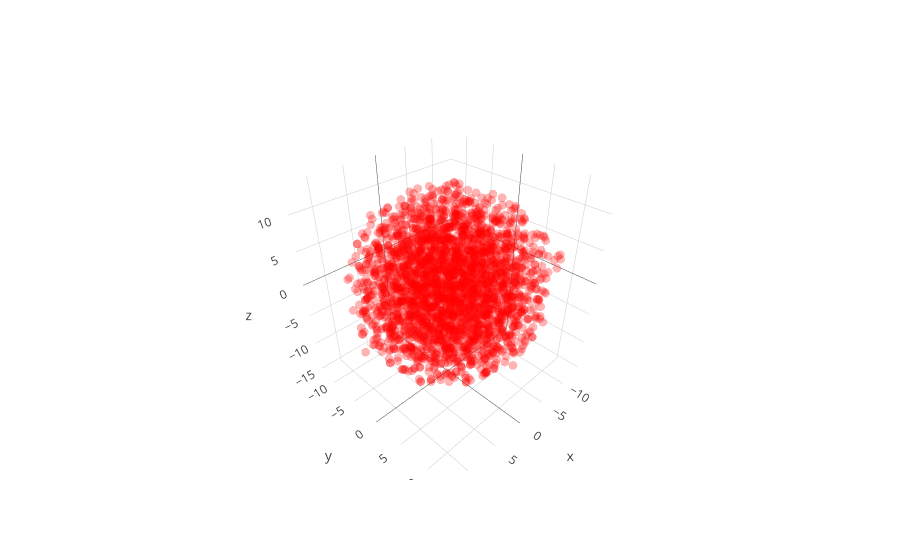

Notebook source saved alongside this figure:
### Code cell
# plot using plotly-offline to display in notebooks
import plotly.graph_objs as go
from plotly.offline import download_plotlyjs, init_notebook_mode, plot, iplot

from sklearn.manifold import TSNE

# to display plotly images in notebook enable this
init_notebook_mode(connected=True)

# reduce to 2D
tsne = TSNE(n_components=3)

# transform the generated word2vec vectors
X_tsne = tsne.fit_transform(word_weights)

N = len(word_weights)
random_x = X_tsne[:, 0]
random_y = X_tsne[:, 1]


# Plot and embed in ipython notebook!
#iplot({ 'data': [{"x": list(X_tsne[:, 0]), "y": list(X_tsne[:, 1])}] })
#iplot({ 'data': [{"x": list(X_tsne[:, 0]), "y": list(X_tsne[:, 1])}] })

# labels:

labels = [word for word,_ in word_tuples]



iplot([go.Scatter3d(x=list(X_tsne[:, 0]), y=list(X_tsne[:, 1]), z=X_tsne[:, 2], text= labels, mode='markers', marker=go.Marker(color='red', size=3, opacity=0.3))])
# or plot with: plot_url = py.plot(data, filename='basic-line')

### Figure 1 — Plotly figure (JSON) as saved in the notebook; plotly's stock layout.template omitted (floating-point values rounded to 4 significant figures; data arrays with more than 128 entries replaced by an {"elided": "..."} marker saying what was removed)
{"data": [{"marker": {"color": "red", "opacity": 0.3, "size": 3}, "mode": "markers", "text": {"elided": "22004 str values"}, "type": "scatter3d", "x": {"elided": "2775 float values"}, "y": {"elided": "2775 float values"}, "z": {"elided": "2775 float values"}}], "layout": {}}
